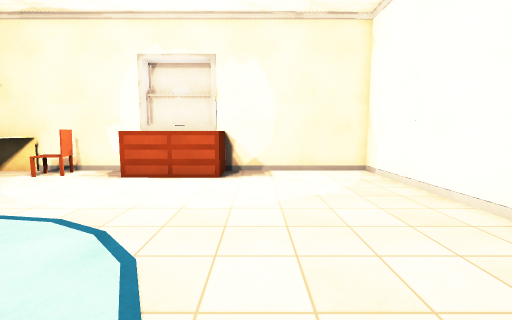
[1] (above)

12 first-person views from a walk through a scene from a Unity 3-D project. The camera is 1.5 m above the floor, tilts 6° down and sees 90° across. The floor is counted in squares, 1 m on a side. Each view is taken from the middle of a square. On the plan, view 1 faces up. The plan holds only what a view shows up to about 13 squares ahead; the rest is blank. Some animated figures are not drawn. Some surface patterns are stand-ins.

[2]
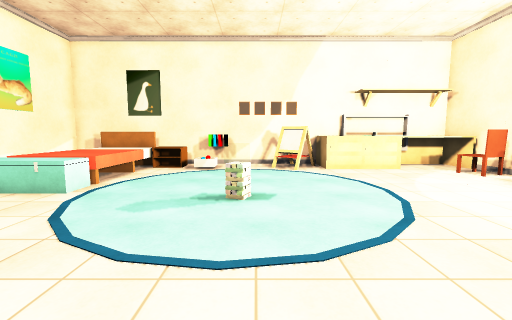

[3]
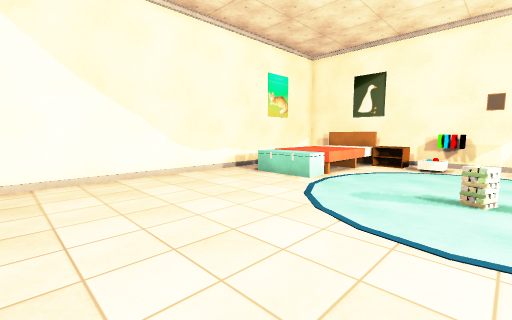

[4]
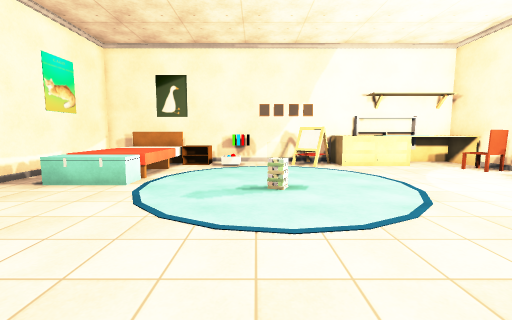

[5]
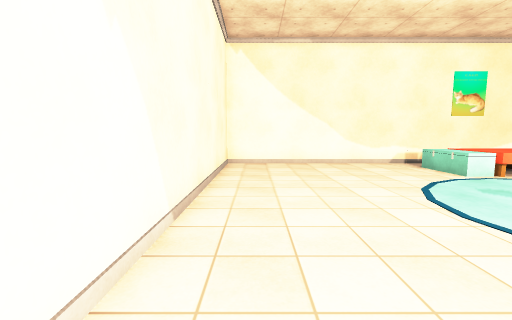

[6]
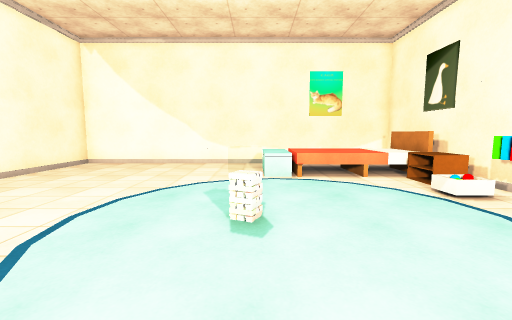

[7]
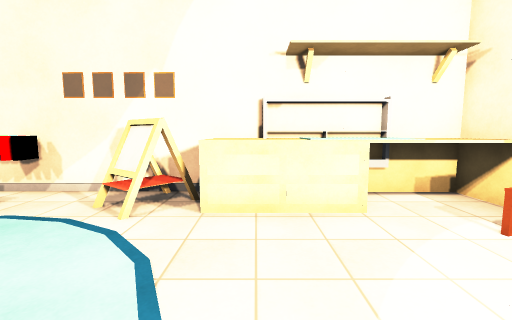

[8]
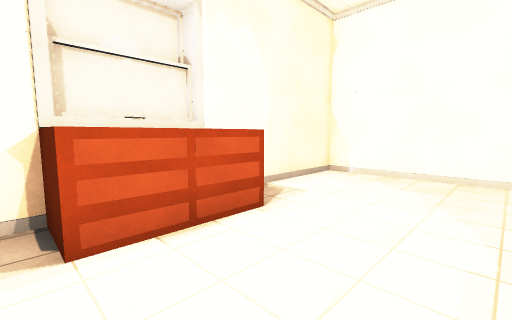

[9]
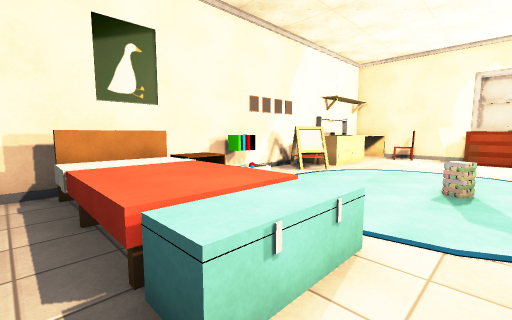

[10]
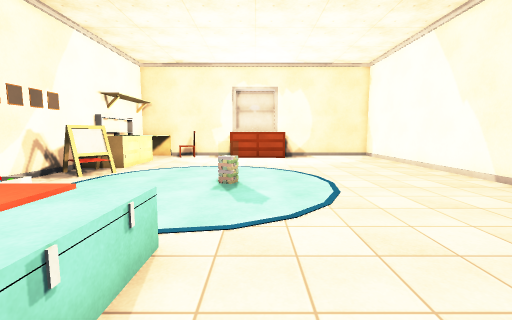

[11]
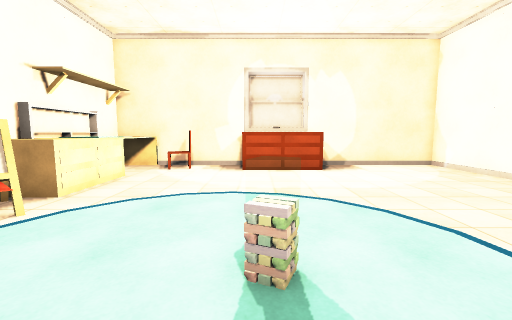

[12]
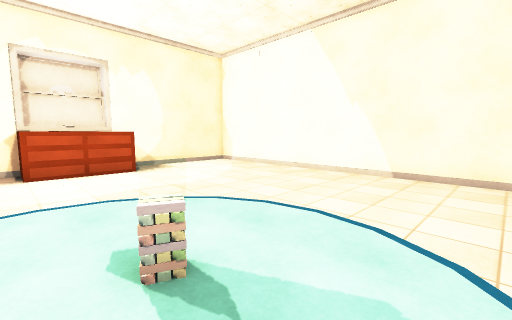

### Floor plan
Key: @ floor where view 1 was taken; # wall or solid block; . floor; / step, stairs or slope; ^ raised ledge; C chair; O other object.
Columns run from 11 left of view 1 to 5 right of it. Each row starts with its distance up from view 1.
 10 #^^##############
  9 #^^CC..####.....#
  8 #^^.............#
  7 #^^.............#
  6 #^^.............#
  5 #^^.............#
  4 #^^.............#
  3 ###.............#
  2 ###.............#
  1 #......O........#
  0 #O..... ...@....#
 -1 #O/.............#
 -2 #^/.............#
 -3 #^^.............#
 -4 ##^^^^OO........#
 -5 ##^^^^OO........#
 -6 ##^^^^OO........#
 -7 #...............#
 -8 #################

Positions as (right, up) in squares from view 1, and headings:
1: (0, 0), facing up
2: (2, 1), facing left
3: (3, 1), facing down-left
4: (3, 0), facing left
5: (3, 5), facing down
6: (-4, 5), facing down
7: (-4, 5), facing left
8: (-5, 5), facing up-right
9: (-3, -7), facing up-left
10: (-3, -7), facing up
11: (-4, -2), facing up
12: (-5, -2), facing up-right
